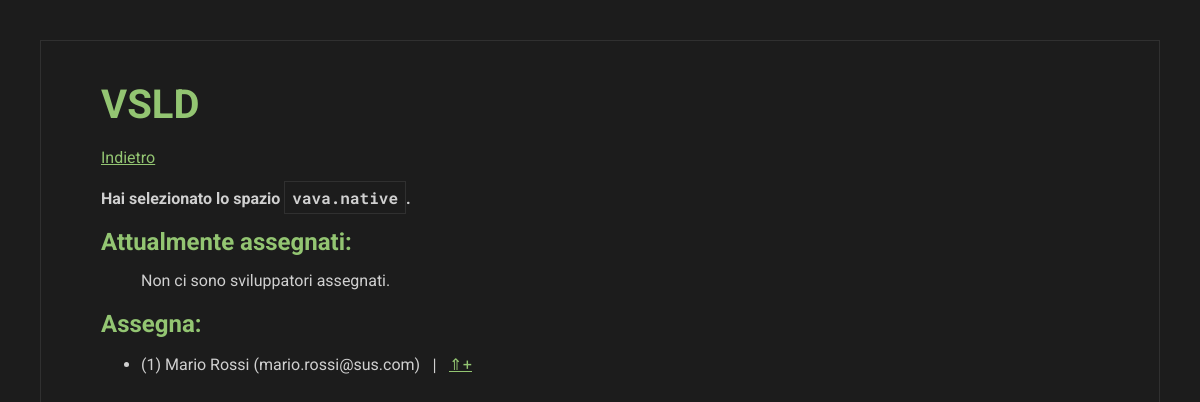
/Gruppo2549_Elaborato/vsld/assign.php?space=vava.native (signed in), run on the app's committed database.
### tables this page shows
CREATE TABLE Utenti (
    Email VARCHAR(255) PRIMARY KEY,
    NumeroBadge CHAR(5) NOT NULL UNIQUE,
    Nome VARCHAR(30) NOT NULL,
    Cognome VARCHAR(60) NOT NULL,
    Password VARCHAR(60) NOT NULL,
    Ruolo ENUM('Visualizzatore', 'Sviluppatore', 'Amministratore') NOT NULL
);

### Gruppo2549_Elaborato/vsld/assign.php (the view, shortened to what this page needs)
<!DOCTYPE html>
<html lang="it" dir="ltr">
      <head>
            <link rel="stylesheet" href="./style.css">
      </head>
      <body>
            <section>
                  <h1>VSLD</h1>
            </section>
            <?php
                  try {
                        $conn = mysqli_connect('localhost', 'root', '', 'VSLD');
                  } catch (Exception $e) {
                        $error = 'connection';
                  }
                  if (isset($_GET['space'])) {
                        $space = $_GET['space'];
                        echo '<section><a href="./assign.php">Indietro</a></section><section><h3>Hai selezionato lo spazio <div class=boxed>' . htmlentities($space) . '</div>.</h3></section><section><h2>Attualmente assegnati:</h2><ul>';
                        try {
                              $stmt = $conn->prepare(
                                    'SELECT Nome, Cognome, Email, COUNT(Spazio) AS Numero
                                          FROM Utenti LEFT JOIN Assegnazioni
                                          ON Sviluppatore = Email
                                          WHERE Ruolo = \'Sviluppatore\'
                                          AND Email IN (SELECT Sviluppatore FROM assegnazioni WHERE Spazio = ?)
                                          GROUP BY Email
                                          ORDER BY Numero DESC'
                              );
                              $stmt->bind_param('s', $space);
                              $stmt->execute();
                              $result = $stmt->get_result();
                              if ($result->num_rows > 0) {
                                    while ($row = $result->fetch_assoc()) {
                                          echo '<li>(' . $row['Numero'] . ') ' . htmlentities($row['Nome']) . ' ' . htmlentities($row['Cognome']) . ' (' . htmlentities($row['Email']) . ')' .
                                                '<span class=code>&nbsp;|&nbsp;<a href="./assign.php?space=' . $_GET['space'] . '&remove=' . urlencode($row['Email']) . '" title="Rimuovi">&#8659;-</a></span></li>';
                                    }
                              } else {
                                    echo 'Non ci sono sviluppatori assegnati.';
                              }
                        } catch (Exception $e) {
                              $error = 'connection';
                        }
                        echo '</ul></section><h2>Assegna:</h2><ul>';
                        try {
                              $stmt = $conn->prepare(
                                    'SELECT Nome, Cognome, Email, COUNT(Spazio) AS Numero
                                          FROM Utenti LEFT JOIN Assegnazioni
                                          ON Sviluppatore = Email
                                          WHERE Ruolo = \'Sviluppatore\'
                                          AND Email NOT IN (SELECT Sviluppatore FROM Assegnazioni WHERE Spazio = ?)
                                          GROUP BY Email
                                          ORDER BY Numero'
                              );
                              $stmt->bind_param('s', $space);
                              $stmt->execute();
                              $result = $stmt->get_result();
                              if ($result->num_rows > 0) {
                                    while ($row = $result->fetch_assoc()) {
                                          echo '<li>(' . $row['Numero'] . ') ' . htmlentities($row['Nome']) . ' ' . htmlentities($row['Cognome']) . ' (' . htmlentities($row['Email']) . ')' .
                                                '<span class=code>&nbsp;|&nbsp;<a href="./assign.php?space=' . $_GET['space'] . '&add=' . urlencode($row['Email']) . '" title="Aggiungi">&#8657;+</a></span></li>';
                                    }
                              } else {
                                    echo 'Non ci sono altri sviluppatori.';
                              }
                        } catch (Exception $e) {
                              $error = 'connection';
                        }
                        echo '</ul>';
                  } else if (isset($_GET['user'])) {
                        $email = $_GET['user'];
                        if (isset($_GET['add'])) {
                              try {
                                    $stmt = $conn->prepare('INSERT INTO Assegnazioni VALUES (?, ?)');
                                    $stmt->bind_param('ss', $_GET['add'], $email);
                                    $stmt->execute();
                              } catch (Exception $e) {
                                    $error = 'connection';
                              }
                        }
                        if (isset($_GET['remove'])) {
                              try {
                                    $stmt = $conn->prepare('DELETE FROM Assegnazioni WHERE Spazio = ? AND Sviluppatore = ?');
                                    $stmt->bind_param('ss', $_GET['remove'], $email);
                                    $stmt->execute();
                              } catch (Exception $e) {
                                    $error = 'connection';
                              }
                        }
                        echo '<section><a href="./assign.php">Indietro</a></section><section><h3>Hai selezionato l\'utente <div class=box-simple>' . htmlentities($email) . '</div>.</h3></section><section><h2>Attualmente assegnati:</h2><ul>';
                        try {
                              $stmt = $conn->prepare(
                                    'SELECT Nome, COUNT(Sviluppatore) AS Numero
                                          FROM Spazi LEFT JOIN Assegnazioni
                                          ON Spazio = Nome
                                          WHERE Nome IN (SELECT Spazio FROM Assegnazioni WHERE Sviluppatore = ?)
                                          GROUP BY Nome
                                          ORDER BY Numero DESC'
                              );
                              $stmt->bind_param('s', $email);
                              $stmt->execute();
                              $result = $stmt->get_result();
                              if ($result->num_rows > 0) {
                                    while ($row = $result->fetch_assoc()) {
                                          echo '<li>(' . $row['Numero'] . ') <span class=code>' . htmlentities($row['Nome']) . '&nbsp;|&nbsp;<a href="./assign.php?user=' . $_GET['user'] . '&remove=' . urlencode($row['Nome']) . '" title="Rimuovi">&#8659;-</a></span></li>';
                                    }
                              } else {
                                    echo 'Non ci sono spazi assegnati.';
                              }
                        } catch (Exception $e) {
                              $error = 'connection';
                        }
                        echo '</ul></section><h2>Assegna:</h2><ul>';
                        try {
                              $stmt = $conn->prepare(
                                    'SELECT Nome, COUNT(Sviluppatore) AS Numero
                                          FROM Spazi LEFT JOIN Assegnazioni
                                          ON Spazio = Nome
                                          WHERE Nome NOT IN (SELECT Spazio FROM Assegnazioni WHERE Sviluppatore = ?)
                                          GROUP BY Nome
                                          ORDER BY Numero'
                              );
                              $stmt->bind_param('s', $email);
                              $stmt->execute();
                              $result = $stmt->get_result();
                              if ($result->num_rows > 0) {
                                    while ($row = $result->fetch_assoc()) {
                                          echo '<li>(' . $row['Numero'] . ') <span class=code>' . htmlentities($row['Nome']) . '&nbsp;|&nbsp;<a href="./assign.php?user=' . $_GET['user'] . '&add=' . urlencode($row['Nome']) . '" title="Aggiungi">&#8657;+</a></span></li>';
                                    }
                              } else {
                                    echo 'Non ci sono altri spazi.';
                              }
                        } catch (Exception $e) {
                              $error = 'connection';
                        }
                        echo '</ul>';
                  }
            ?>
      </body>
</html>

### Gruppo2549_Elaborato/vsld/style.css (style rules this page uses)
* { box-sizing: border-box; padding: 0; margin: 0; color: inherit; font-family: inherit; font-weight: inherit; font-size: inherit; border: none; }
html { color: #D0D0D0; font-family: 'Roboto', sans-serif; font-weight: 400; font-size: 16px; background-color: #1C1C1C; padding: 40px; }
body { max-width: 1200px; margin: 0 auto; padding: 60px; overflow-y: scroll; }
body, div, table, hr { border: 1px solid #303030; }
div { padding: 15px; }
div.boxed, div.box-simple { padding: 5px 7px; display: inline; }
ul, ol { padding-left: 40px; padding-top: 5px; }
.code, .boxed { font-family: 'Roboto Mono'; }
section { margin-bottom: 20px; }
h1, h2, h3, th, b { font-weight: 700; }
h1 { color: #93C572; font-size: 40px; margin: -20px 0 10px 0; }
h2 { color: #93C572; font-size: 24px; margin-bottom: 10px; }
a { color: #93C572; }

### data on the page
utenti: Numero "1", Nome "Mario", Cognome "Rossi", Email "mario.rossi@sus.com"

### other printed values
$space "vava.native"
